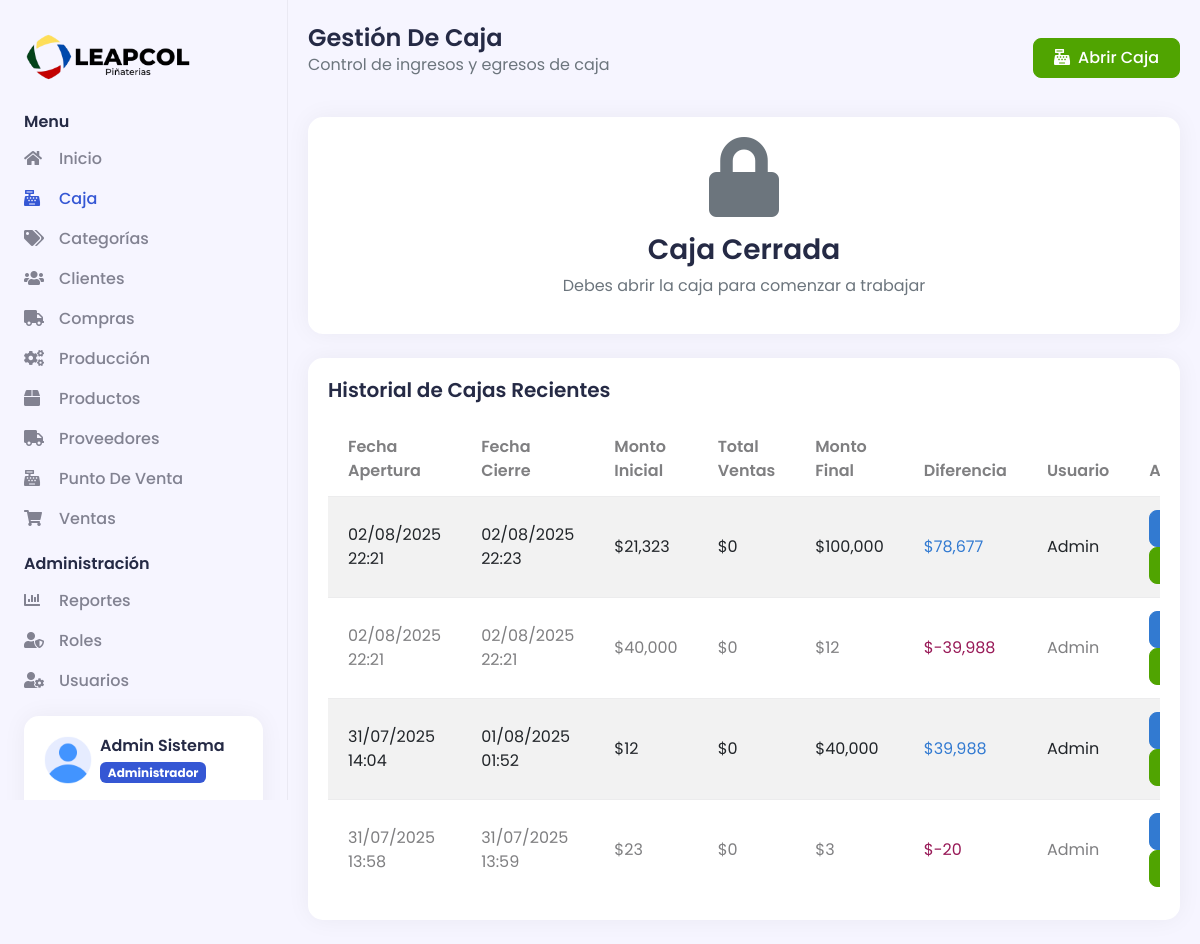
The app's page /caja (signed in) with its own data.
### tables this page shows
CREATE TABLE `modulos` (
  `id` int(11) NOT NULL,
  `nombre` varchar(50) NOT NULL,
  `descripcion` varchar(100) DEFAULT NULL,
  `icono` varchar(50) DEFAULT NULL,
  `url` varchar(100) NOT NULL,
  `estado` tinyint(1) NOT NULL DEFAULT 1
);

CREATE TABLE `cajas` (
  `id` int(11) NOT NULL,
  `usuario_id` int(11) NOT NULL,
  `fecha_apertura` datetime NOT NULL DEFAULT current_timestamp(),
  `fecha_cierre` datetime DEFAULT NULL,
  `monto_inicial` decimal(10,2) NOT NULL DEFAULT 0.00,
  `monto_final` decimal(10,2) DEFAULT NULL,
  `total_ventas` decimal(10,2) DEFAULT 0.00,
  `total_efectivo` decimal(10,2) DEFAULT 0.00,
  `total_tarjeta` decimal(10,2) DEFAULT 0.00,
  `total_transferencia` decimal(10,2) DEFAULT 0.00,
  `estado` tinyint(1) NOT NULL DEFAULT 1 COMMENT '1=Abierta, 0=Cerrada',
  `observaciones` text DEFAULT NULL
);

CREATE TABLE `usuarios` (
  `idusuario` int(11) NOT NULL,
  `nombre` varchar(50) NOT NULL,
  `apellido` varchar(50) NOT NULL,
  `usuario` varchar(50) NOT NULL,
  `email` varchar(100) NOT NULL,
  `password` varchar(255) NOT NULL,
  `token` varchar(100) DEFAULT NULL,
  `rolid` int(11) NOT NULL,
  `status` tinyint(1) NOT NULL DEFAULT 1,
  `fecha_creacion` datetime NOT NULL DEFAULT current_timestamp(),
  `fecha_actualizacion` datetime DEFAULT NULL ON UPDATE current_timestamp()
);

### Views/Caja/caja.php (the view, shortened to what the rows shown need)
<?php
    headerAdmin($data);
?>
<div class="d2c_main px-0 px-md-2 py-4">
    <div class="container-fluid">
        <?php if(!empty($data['historialCajas'])): ?>
        <div class="card">
            <div class="card-body">
                <div class="table-responsive">
                    <table class="table table-striped">
                        <thead>
                            <tr>
                                <th>Fecha Apertura</th>
                                <th>Fecha Cierre</th>
                                <th>Monto Inicial</th>
                                <th>Total Ventas</th>
                                <th>Monto Final</th>
                                <th>Diferencia</th>
                                <th>Usuario</th>
                                <th>Acciones</th>
                            </tr>
                        </thead>
                        <tbody>
                            <?php foreach($data['historialCajas'] as $caja): ?>
                            <?php
                                $diferencia = ($caja['monto_final'] ?? 0) - (($caja['monto_inicial'] ?? 0) + ($caja['total_ventas'] ?? 0));
                                $colorDiferencia = $diferencia == 0 ? 'text-success' : ($diferencia > 0 ? 'text-info' : 'text-danger');
                            ?>
                            <tr>
                                <td><?= date('d/m/Y H:i', strtotime($caja['fecha_apertura'])) ?></td>
                                <td>
                                    <?= $caja['fecha_cierre'] ? date('d/m/Y H:i', strtotime($caja['fecha_cierre'])) : '<span class="badge bg-success">Abierta</span>' ?>
                                </td>
                                <td>$<?= number_format($caja['monto_inicial'] ?? 0, 0) ?></td>
                                <td>$<?= number_format($caja['total_ventas'] ?? 0, 0) ?></td>
                                <td>
                                    <?= $caja['monto_final'] ? '$' . number_format($caja['monto_final'], 0) : '-' ?>
                                </td>
                                <td class="<?= $colorDiferencia ?>">
                                    <?= $caja['fecha_cierre'] ? '$' . number_format($diferencia, 0) : '-' ?>
                                </td>
                                <td><?= $caja['usuario_nombre'] ?></td>
                                <td>
                                    <?php if($caja['fecha_cierre']): ?>
                                    <button class="btn btn-sm btn-info" onclick="verDetallesCaja(<?= $caja['id'] ?>)" title="Ver detalles">
                                    </button>
                                    <button class="btn btn-sm btn-success" onclick="generarReporte(<?= $caja['id'] ?>)" title="Generar reporte">
                                    </button>
                                    <?php endif; ?>
                                </td>
                            </tr>
                            <?php endforeach; ?>
                        </tbody>
                    </table>
                </div>
            </div>
        </div>
        <?php endif; ?>
    </div>
</div>

### Views/Template/navbar.php (shortened to what the rows shown need)
<div class="d2c_sidebar offcanvas-lg offcanvas-start p-4" tabindex="-1" id="d2c_sidebar">
    <div class="d-flex flex-column">
        <ul class="navbar-nav flex-grow-1">
            <li class="nav-item">
                <ul class="sub-menu">
                    <?php
                    $userModules = getUserModules();
                    $mainModules = ['categorias', 'productos', 'produccion', 'clientes', 'proveedores', 'compras', 'pos', 'ventas', 'caja'];
                    foreach($userModules as $module):
                        if(in_array($module['url'], $mainModules)):
                    ?>
                    <li class="nav-item <?= (isset($data['page_name']) && $data['page_name'] == $module['url']) ? 'active' : '' ?>">
                        <a class="sub-menu-link" href="<?= BASE_URL ?><?= $module['url'] ?>">
                            <span class="d2c_icon">
                                <i class="<?= $module['icono'] ?>"></i>
                            </span>
                            <span> <?= $module['nombre'] ?> </span>
                        </a>
                    </li>
                    <?php
                        endif;
                    endforeach;
                    ?>
                </ul>
            </li>
            <?php
            $adminModules = ['usuarios', 'roles', 'reportes'];
            $hasAdminModules = false;
            foreach($userModules as $module) {
                if(in_array($module['url'], $adminModules)) {
                    $hasAdminModules = true;
                    break;
                }
            }
            if($hasAdminModules):
            ?>
            <li class="nav-item">
                <ul class="sub-menu collapse show" id="admin">
                    <?php
                    foreach($userModules as $module):
                        if(in_array($module['url'], $adminModules)):
                    ?>
                    <li class="nav-item <?= (isset($data['page_name']) && $data['page_name'] == $module['url']) ? 'active' : '' ?>">
                        <a class="sub-menu-link" href="<?= BASE_URL ?><?= $module['url'] ?>">
                            <span class="d2c_icon">
                                <i class="<?= $module['icono'] ?>"></i>
                            </span>
                            <span> <?= $module['nombre'] ?> </span>
                        </a>
                    </li>
                    <?php
                        endif;
                    endforeach;
                    ?>
                </ul>
            </li>
            <?php endif; ?>
        </ul>
    </div>
</div>

### records on screen
modulos: nombre "Caja"
modulos: nombre "Categorías"
modulos: nombre "Clientes"
modulos: nombre "Compras"
modulos: nombre "Producción"
modulos: nombre "Productos"
modulos: nombre "Proveedores"
modulos: nombre "Punto De Venta"
modulos: nombre "Ventas"
modulos: nombre "Reportes"
modulos: nombre "Roles"
modulos: nombre "Usuarios"
cajas: fecha_apertura "02/08/2025 22:21", fecha_cierre "02/08/2025 22:23", monto_inicial "21,323", total_ventas "0", monto_final "100,000", diferencia "78,677", usuario.nombre "Admin"
cajas: fecha_apertura "02/08/2025 22:21", fecha_cierre "02/08/2025 22:21", monto_inicial "40,000", total_ventas "0", monto_final "12", diferencia "-39,988", usuario.nombre "Admin"
cajas: fecha_apertura "31/07/2025 14:04", fecha_cierre "01/08/2025 01:52", monto_inicial "12", total_ventas "0", monto_final "40,000", diferencia "39,988", usuario.nombre "Admin"
cajas: fecha_apertura "31/07/2025 13:58", fecha_cierre "31/07/2025 13:59", monto_inicial "23", total_ventas "0", monto_final "3", diferencia "-20", usuario.nombre "Admin"

### other values on screen
$_SESSION['userData']['nombre'] "Admin"
$_SESSION['userData']['apellido'] "Sistema"
$_SESSION['userData']['nombrerol'] "Administrador"
